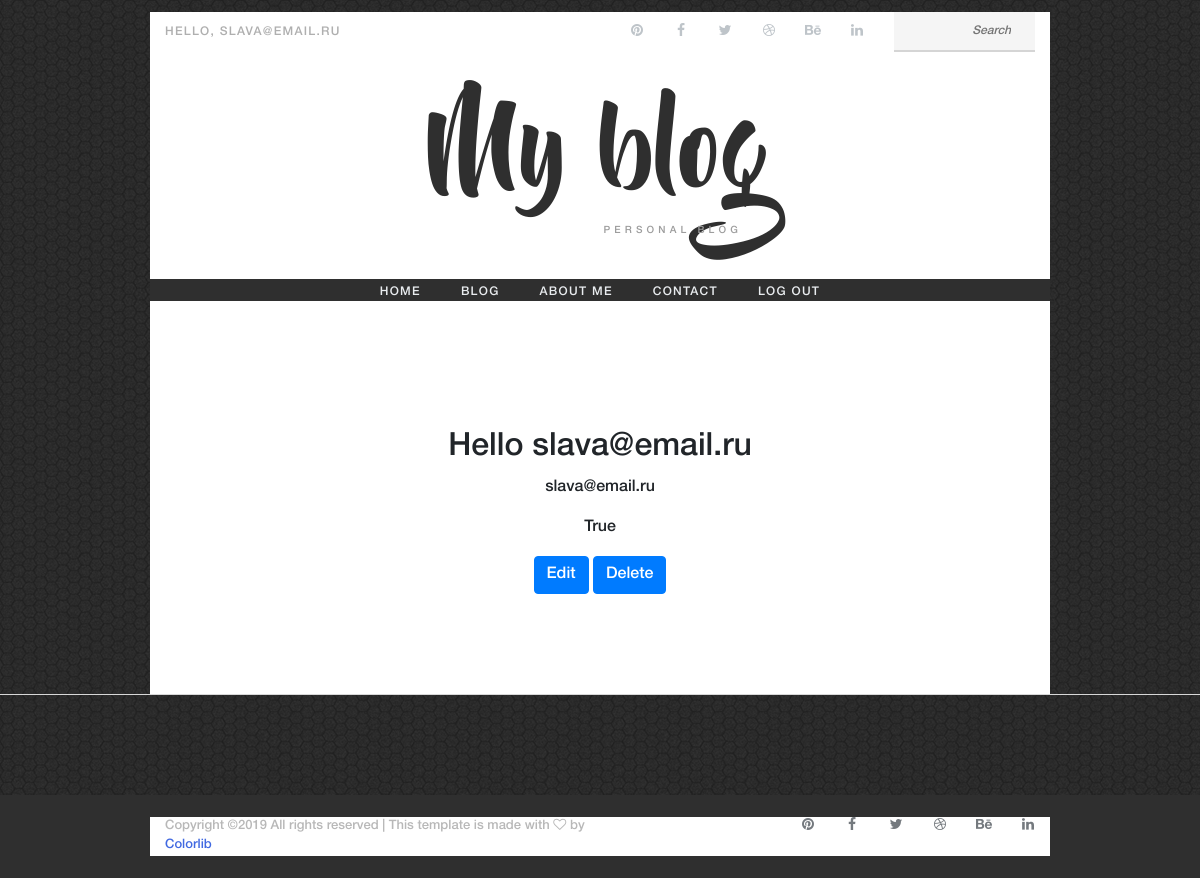
Page /accounts/1/profile (signed in) on the committed database.
### users/models.py (models this page shows, shortened)
class MyBlogUsers(AbstractUser):
    username = None
    email = models.EmailField(_('email address'), unique=True)
    is_activated = models.BooleanField(default=True, db_index=True,
                                       verbose_name='is activated?')
    send_messages = models.BooleanField(default=True, verbose_name='send messages?')
    USERNAME_FIELD = 'email'
    REQUIRED_FIELDS = []
    objects = MyBlogUserManager()
    def get_absolute_url(self):
        return reverse('profile', args=[str(self.id)])
    def get_update_url(self):
        return reverse('change_user_info', kwargs={'pk': self.id})
    def get_delete_url(self):
        return reverse('delete_user', kwargs={'pk': self.id})
    def __str__(self):
        return self.email

### users/views.py (the view)
# urls.py: path('<int:pk>/profile', UserProfile.as_view(), name='profile'),
class UserProfile(LoginRequiredMixin, DetailView):
    model = get_user_model()
    template_name = 'users/profile.html'
    login_url = 'account_login'

### templates/users/profile.html (shortened to what this page needs)
{% extends "_base.html" %}
{% block content %}
    <div class="row">
        <div class="col-12 col-lg-12">
            <div class="content-wrap">
                <h2>Hello {{ user.email }}</h2>
                <p>{{ user.email }}</p>
                <p>{{ user.send_messages }}</p>
                <a href="{{ user.get_update_url }}"><button class="btn btn-primary" type="submit">Edit</button></a>
                <a href="{{ user.get_delete_url }}"><button class="btn btn-primary" type="submit">Delete</button></a>
            </div>
        </div>
    </div>
{% endblock %}

### templates/_base.html (shortened to what this page needs)
{% load static %}
<!DOCTYPE html>
<html lang="en">
<head>
    <link rel="stylesheet" href="{% static 'css/bootstrap.min.css' %}">
    <link rel="stylesheet" href="{% static 'css/font-awesome.min.css'%}">
    <link rel="stylesheet" href="{% static 'css/swiper.min.css'%}">
    <link rel="stylesheet" href="{% static 'css/style.css'%}">
</head>
<body>
<div class="outer-container">
    <header class="site-header">
        <div class="top-header-bar">
            <div class="container-fluid">
                <div class="row">
                    <div class="col-lg-6 flex align-items-center">
                        <div class="header-bar-text d-none d-lg-block">
                            {% if user.is_authenticated %}
                                <p>Hello, {{ user }}</p>
                            {% else %}
                                <p>Hello, your are not logged</p>
                            {% endif %}
                        </div>
                    </div>
                    <div class="col-12 col-lg-6 flex justify-content-between justify-content-lg-end align-items-center">
                        <div class="header-bar-social d-none d-md-block">
                            <ul class="flex align-items-center">
                                <li><a href="#"><i class="fa fa-pinterest"></i></a></li>
                                <li><a href="#"><i class="fa fa-facebook"></i></a></li>
                                <li><a href="#"><i class="fa fa-twitter"></i></a></li>
                                <li><a href="#"><i class="fa fa-dribbble"></i></a></li>
                                <li><a href="#"><i class="fa fa-behance"></i></a></li>
                                <li><a href="#"><i class="fa fa-linkedin"></i></a></li>
                            </ul>
                        </div>
                        <div class="header-bar-search d-none d-md-block">
                            <form>
                                <input type="search" placeholder="Search">
                            </form>
                        </div>
                    </div>
                </div>
            </div>
        </div>
        <div class="container">
            <div class="row">
                <div class="col-12">
                    <div class="site-branding flex flex-column align-items-center">
                        <h1 class="site-title"><a href="index.html" rel="home">My blog</a></h1>
                        <p class="site-description">Personal Blog</p>
                    </div>
                    <nav class="site-navigation">
                        <ul class="flex-lg flex-lg-row justify-content-lg-center align-content-lg-center">
                            <li class="current-menu-item"><a href="{% url 'home' %}">Home</a></li>
                            <li><a href="{% url 'post_list' %}">blog</a></li>
                            <li><a href="{{ user.get_absolute_url }}">About me</a></li>
                            <li><a href="#">Contact</a></li>
                            {% if user.is_authenticated %}
                            <li><a href="{% url 'logout' %}">Log out</a></li>
                            {% else %}
                            <li><a href="{% url 'login' %}">Log in</a></li>
                            <li><a href="{% url 'register' %}">Register</a></li>
                            {% endif %}
                        </ul>
                    </nav>
                </div>
            </div>
        </div>
    </header>
    <div class="container single-page">
        {% block content %}
        {% endblock content %}
    </div>
</div>
<footer class="sit-footer">
   <div class="footer-bar">
        <div class="outer-container">
            <div class="container-fluid">
                <div class="row justify-content-between">
                    <div class="col-12 col-md-6">
                        <div class="footer-copyright">
                            <p>Copyright &copy;<script>document.write(new Date().getFullYear());</script> All rights reserved | This template is made with <i class="fa fa-heart-o" aria-hidden="true"></i> by <a href="https://colorlib.com" target="_blank">Colorlib</a></p>
                        </div>
                    </div>
                    <div class="col-12 col-md-6">
                        <div class="footer-social">
                            <ul class="flex justify-content-center justify-content-md-end align-items-center">
                                <li><a href="#"><i class="fa fa-pinterest"></i></a></li>
                                <li><a href="#"><i class="fa fa-facebook"></i></a></li>
                                <li><a href="#"><i class="fa fa-twitter"></i></a></li>
                                <li><a href="#"><i class="fa fa-dribbble"></i></a></li>
                                <li><a href="#"><i class="fa fa-behance"></i></a></li>
                                <li><a href="#"><i class="fa fa-linkedin"></i></a></li>
                            </ul>
                        </div>
                    </div>
                </div>
            </div>
        </div>
    </div>
</footer>
</body>
</html>

### static/css/style.css (style rules this page uses)
body { color: #2f2f2f; font-family: 'HelveticaNeueLTPro-Md'; background: url("/static/images/background.jpg") ; }
a { color: royalblue; }
.flex { display: flex !important; }
@media screen and (min-width: 992px) { .flex-lg { display: flex !important; } }
@media screen and (min-width: 1200px) { .outer-container { width: calc(100% - 300px); margin: 0 auto; background: #ffffff ; } }
.header-bar-text, .header-bar-email { font-size: 12px; color: #afafaf; text-transform: uppercase; letter-spacing: 0.08rem; }
.header-bar-text { margin-right: 42px; }
.header-bar-text p { margin: 0; }
.header-bar-social { margin-right: 15px; }
.header-bar-social ul { padding: 0; margin: 0; list-style: none; }
.header-bar-social li { display: flex; justify-content: center; align-items: center; width: 24px; height: 24px; margin: 0 10px; font-size: 14px; }
.header-bar-social li a { color: #bec4c9; transition: all .35s; }
.header-bar-search { margin-top: 30px; }
.header-bar-search input[type="search"] { width: 100%; padding: 12px 20px; border: 0; border-bottom: 2px solid #d5d5d5; font-size: 12px; font-style: italic; line-height: 1; background: #f5f5f5; color: #afafaf; text-align: center; }
@media screen and (min-width: 768px) { .header-bar-search { width: 300px; margin-top: 0; } }
@media screen and (min-width: 768px) { .header-bar-search input[type="search"] { text-align: right; } }
.site-branding { padding: 40px 0; }
.site-title { font-size: 72px; font-family: 'BeyondTheMountains'; }
.site-title a { color: #2f2f2f; text-decoration: none; }
.site-description { width: 284px; margin: -5px 0 0; font-size: 10px; letter-spacing: 0.26rem; color: #9d9d9d; text-transform: uppercase; text-align: right; }
@media screen and (min-width: 576px) { .site-title { font-size: 112px; } }
@media screen and (min-width: 576px) { .site-description { width: 284px; margin: -10px 0 0; } }
.site-navigation { position: absolute; left: 0; z-index: 9999; width: 100%; height: 22px; overflow: hidden; list-style: none; transition: all .35s; background: #2f2f2f; }
.site-navigation ul { padding: 0; margin: 0; }
.site-navigation ul li { display: block; padding: 10px 0; font-size: 12px; text-align: center; letter-spacing: 0.08rem; text-transform: uppercase; }
.site-navigation ul li a { display: block; padding: 4px 0; border-bottom: 2px solid transparent; color: #e9ecef; transition: all 0.35s; text-decoration: none; }
.site-navigation ul li a:hover, .site-navigation ul li.current-menu-item a { border-color: #2f2f2f; }
@media screen and (min-width: 768px) { .site-header { margin-top: 12px; margin-bottom: 40px; } }
@media screen and (min-width: 992px) { .site-navigation ul li { padding: 0 20px; } }
.single-page { padding-top: 165px; padding-bottom: 100px; }
.single-page .content-wrap { margin-top: 110px; text-align: center; color: #212529; }
@media screen and (min-width: 992px) { .single-page { padding-top: 0; } }
.sit-footer { padding-top: 100px; border-top: 1px solid #d8d8d8; }
.footer-bar { padding: 22px 0; background: #2f2f2f; }
.footer-copyright p { margin: 0; font-size: 13px; color: #b8b8b8; text-align: center; }
.footer-social { margin-top: 30px; }
.footer-social ul { padding: 0; margin: 0; list-style: none; }
.footer-social li { margin: 0 15px; }
.footer-social li a { display: flex; justify-content: center; align-items: center; width: 14px; height: 14px; font-size: 14px; color: #74797e; }
@media screen and (min-width: 768px) { .footer-copyright p { text-align: left; } }
@media screen and (min-width: 768px) { .footer-social { margin-top: 0; } }
@media screen and (min-width: 768px) { .footer-social li { margin: 0 0 0 30px; } }

### rows in the picture
MyBlogUsers: email "SLAVA@EMAIL.RU", email "slava@email.ru", send_messages "True"
